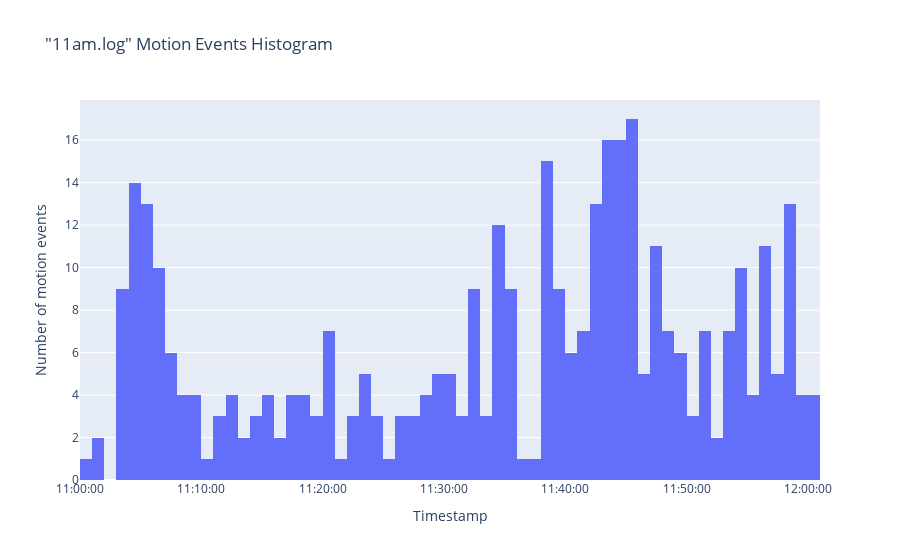

Write notebook code for a chart like this one.
### Code cell
plot_motion_frame_histogram("11am.log", n_bins=100)

### Figure 1 — Plotly figure (JSON) as saved in the notebook; plotly's stock layout.template omitted (floating-point values rounded to 4 significant figures; data arrays with more than 128 entries replaced by an {"elided": "..."} marker saying what was removed)
{"data": [{"alignmentgroup": "True", "bingroup": "x", "hovertemplate": "x=%{x}<br>count=%{y}<extra></extra>", "legendgroup": "", "marker": {"color": "#636efa", "pattern": {"shape": ""}}, "name": "", "nbinsx": 100, "offsetgroup": "", "orientation": "v", "showlegend": false, "type": "histogram", "x": {"elided": "369 str values"}, "xaxis": "x", "yaxis": "y"}], "layout": {"barmode": "relative", "legend": {"tracegroupgap": 0}, "title": {"text": "\"11am.log\" Motion Events Histogram"}, "xaxis": {"anchor": "y", "domain": [0, 1], "tickformat": "%H:%M:%S", "title": {"text": "Timestamp"}}, "yaxis": {"anchor": "x", "domain": [0, 1], "title": {"text": "Number of motion events"}}}}
